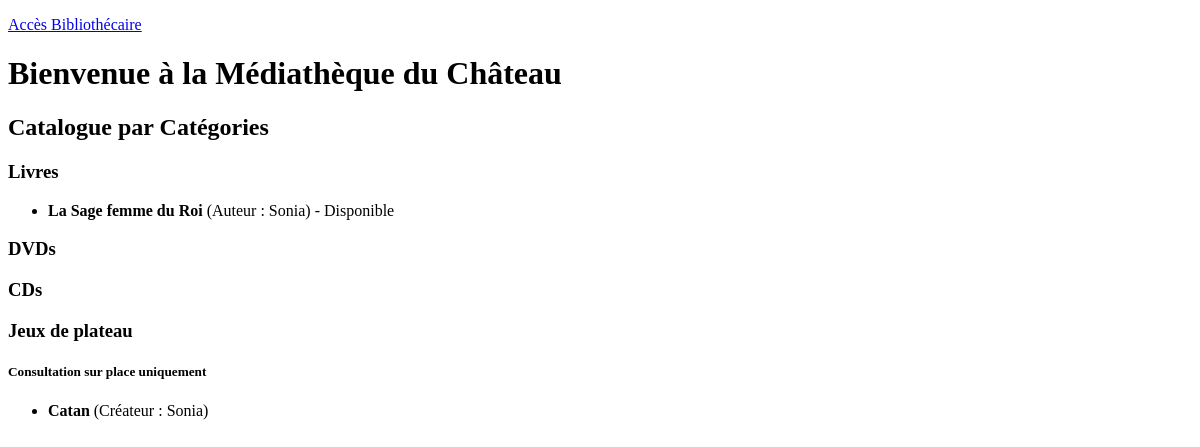
The app's page /, older data.
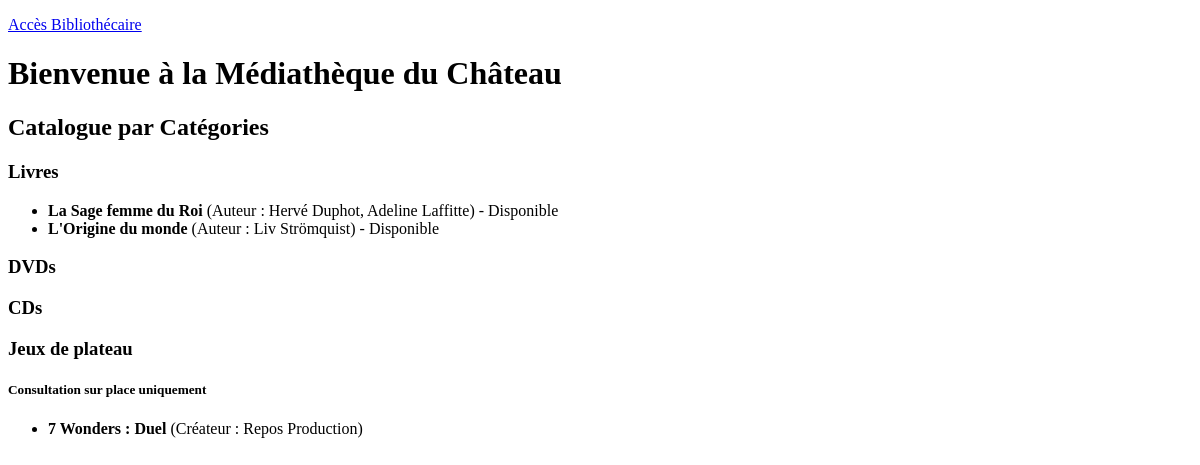
The same page, newer data.
### gestion/models.py (models this page shows, shortened)
class Media(models.Model):
    name = models.CharField(max_length=100)
    disponible = models.BooleanField(default=True)
    dateEmprunt = models.DateTimeField(null=True, blank=True)
    emprunteur = models.ForeignKey(Membre, on_delete=models.SET_NULL, null=True, blank=True)

class Livre(Media):
    auteur = models.CharField(max_length=100)

class JeuDePlateau(Media):
    createur = models.CharField(max_length=100)

### gestion/views.py (the view)
# urls.py: path('', views.home, name='home'),
def home(request):
    tous_les_medias = Media.objects.all()
    return render(request, 'gestion/home.html', {'medias': tous_les_medias})

### gestion/templates/gestion/home.html (shortened to what this page needs)
<!DOCTYPE html>
<html>
<head>
</head>
<body>
    <p><a href="/admin/">Accès Bibliothécaire</a></p>
    <h1>Bienvenue à la Médiathèque du Château</h1>
    <h2>Catalogue par Catégories</h2>
    <div class="category">
        <h3>Livres</h3>
        <ul>
            {% for m in medias %}
                {% if m.livre %} <li>
                        <strong>{{ m.name }}</strong> (Auteur : {{ m.livre.auteur }})
                        - {% if m.disponible %}Disponible</span>{% else %}<span class="borrowed"></span>Emprunté</span>{% endif %}
                    </li>
                {% endif %}
            {% endfor %}
        </ul>
    </div>
    <div class="category">
        <h3>DVDs</h3>
    </div>
    <div class="category">
        <h3>CDs</h3>
    </div>
    <div class="category">
        <h3>Jeux de plateau</h3>
        <h5>Consultation sur place uniquement</h5>
        <ul>
            {% for m in medias %}
                {% if m.jeudeplateau %}
                    <li>
                        <strong>{{ m.name }}</strong> (Créateur : {{ m.jeudeplateau.createur }})
                    </li>
                {% endif %}
            {% endfor %}
        </ul>
    </div>
</body>
</html>

Row changes from the older to the newer data that the page shows:
changed through a linked row, Media "La Sage femme du Roi": livre.auteur "Sonia" → "Hervé Duphot, Adeline Laffitte"
added Media: name "L'Origine du monde", livre.auteur "Liv Strömquist", disponible "Disponible", shown under "Livres"
changed Media: name "Catan" → "7 Wonders : Duel"; jeudeplateau.createur "Sonia" → "Repos Production"
